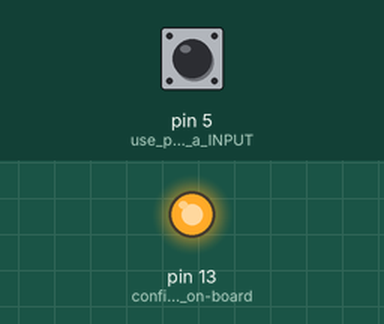
Bench run of a sketch on a simulated Arduino Uno, built with avr-gcc and run on an emulated ATmega328P. Parts: output pins drawn as LEDs (lit = HIGH). Inputs (shaded band) come from the test bench; at power-on: pin 5 (use_pin_5_as_a_INPUT) HIGH.

Above: at 1.2 s.
1.3 s: pin 5 (use_pin_5_as_a_INPUT) pulled LOW for 0.15 s
At 1.37 s:
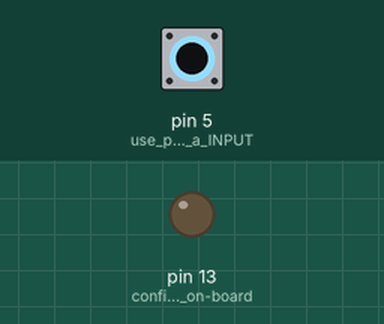
2.9 s: pin 5 (use_pin_5_as_a_INPUT) pulled LOW for 3.2 s
At 6.9 s:
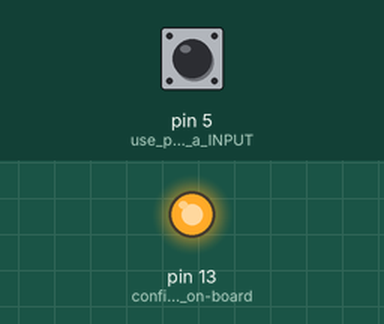
Timing chart, 0 to 8.4 s (numbered marks = the images above; inputs shaded):
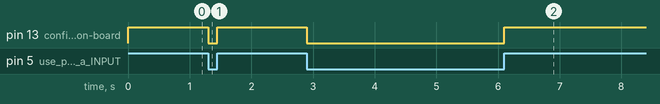

Measured:
- after the input at 1.3 s, pin 13 (configure_to_use_on-board): HIGH → LOW at once, → HIGH 0.15 s later
- after the input at 2.9 s, pin 13 (configure_to_use_on-board): HIGH → LOW at once, → HIGH 3.2 s later

The sketch:

Switch_5a.ino
```cpp
/*
 * Switch 5a - Reading a Static Switch
 */

void setup() {
  pinMode(5, INPUT_PULLUP);   // use pin 5 as a INPUT. Activate internal resistor.
  pinMode(13, OUTPUT);        // configure to use on-board LED.
}

// put your main code here, to run repeatedly:
void loop() {
#if 1
  // Simple way.
  if(digitalRead(5) == LOW) {
    digitalWrite(13, LOW);        // Turn OFF LED.
  } else {
    digitalWrite(13, HIGH);       // Turn ON LED.
  }
#else
  // Compact way
  digitalWrite(13, digitalRead(5));
#endif
}
```
